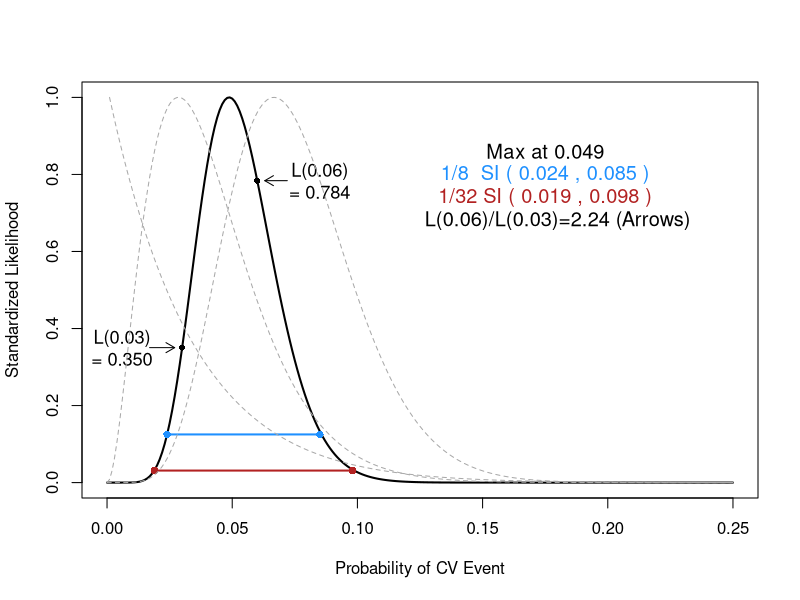

This chart was generated by the following R code:
############################################################
## Author: 	Jeffrey D. Blume
## Date:	October 19, 2017
## File:	Binomialex.R
############################################################

x=10
n=205

theta=seq(0,0.25,0.001)

## Binomial Likelihood, standardized
lf=exp(x*log(theta) + (n-x) * log(1 - theta))
lf=lf/max(lf)

## Support Intervals
p1=theta[lf >= 1/8]
i1=rep(1/8, length(p1))
p2=theta[lf >= 1/32]
i2=rep(1/32, length(p2))

## Plot 
plot(theta, lf, type = "n", xlab = "Probability of CV Event", ylab = "Standardized Likelihood")
lines(theta,lf,col="black",lwd=2)

lines(p1,i1,col="dodgerblue",lwd=2)
points(min(p1),1/8,col="dodgerblue",pch=16,cex=1)
points(max(p1),1/8,col="dodgerblue",pch=16,cex=1)

lines(p2,i2,col="firebrick",lwd=2)
points(min(p2),1/32,col="firebrick",pch=16,cex=1)
points(max(p2),1/32,col="firebrick",pch=16,cex=1)


## Legend (by hand)
text(0.175, 0.86, paste("Max at", 
	signif(c(theta[lf == max(lf)]), digits = 2)),cex=1.2,col="black")
text(0.175, 0.80, paste("1/8  SI (", round(min(p1), 
	digits = 3), ",", round(max(p1), digits = 3), ")"),cex=1.2,col="dodgerblue")
text(0.175, 0.74, paste("1/32 SI (", round(min(p2), digits = 3), ",", round(max(p2), digits = 3), 
	")"),cex=1.2,col="firebrick")


y1=dbinom(10,205,0.06)/dbinom(10,205,10/205)
points(0.06,y1,col=1,pch=16,cex=0.8)
arrows(0.072,y1,0.063,y1,col=1,length=0.1)
text(0.075+0.01,y1,"L(0.06)\n= 0.784",cex=1.1)

y2=dbinom(10,205,0.03)/dbinom(10,205,10/205)
points(0.03,y2,col=1,pch=16,cex=0.8)
arrows(0.017,y2,0.027,y2,col=1,length=0.1)
text(0.018-0.012,y2,"L(0.03)\n= 0.350",cex=1.1)


text(0.18,0.68,"L(0.06)/L(0.03)=2.24 (Arrows)",cex=1.2)

############################################################
############################################################
x1=0
n1=30
x2=2
n2=70
x3=7
n3=105

lf.1=exp(x1*log(theta) + (n1-x1) * log(1 - theta))
lf.1=lf.1/max(lf.1,na.rm=T)

lf.2=exp(x2*log(theta) + (n2-x2) * log(1 - theta))
lf.2=lf.2/max(lf.2)

lf.3=exp(x3*log(theta) + (n3-x3) * log(1 - theta))
lf.3=lf.3/max(lf.3)

lines(theta,lf.1,col="darkgray",lty=2,lwd=1)
lines(theta,lf.2,col="darkgray",lty=2,lwd=1)
lines(theta,lf.3,col="darkgray",lty=2,lwd=1)

###
##
#